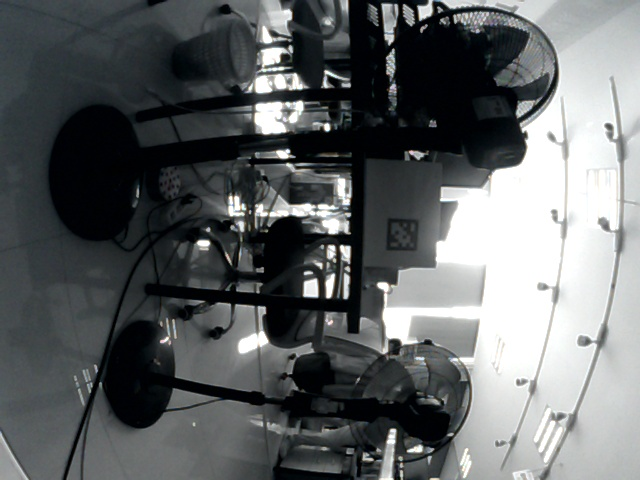
//> input picture h_test/config/image/apriltag_1.jpg, 640 x 480 px, given in place of the camera
$ ./depth_img   (built with g++ and OpenCV 4)
//> lines starting //> are read from the running program, lines starting //| are printed output that depends on the picture; after the words box and inside, x2 and y2 are one past the last pixel; in counts of white or black regions, pixels touching at a corner belong together
#include <opencv2/core/core.hpp>
#include <opencv2/highgui/highgui.hpp>
#include <opencv2/imgproc/imgproc.hpp>
#include <iostream>
#include <opencv2/calib3d.hpp>
#include <sstream>
#include <math.h>
#include <opencv2/opencv.hpp>
#include <cvaux.hpp>
#include "cvaux.h"
#include "cxcore.h"
#include <opencv2/calib3d.hpp>
#include <opencv2/calib3d/calib3d.hpp>
#include <opencv2/imgproc/imgproc.hpp>
#include <malloc.h>
#include <stdlib.h>
#include <stdio.h>
#include <string.h>


using namespace cv;
using namespace std;


enum { STEREO_BM = 0, STEREO_SGBM = 1, STEREO_HH = 2, STEREO_VAR = 3, STEREO_3WAY = 4 };
const int imageWidth = 640;                             //摄像头的分辨率
const int imageHeight = 480;
Size imageSize = Size(imageWidth, imageHeight);

Mat rgbImageL, re_gray_ImageL;
Mat rgbImageR, re_gray_ImageR;
Mat rectifyImageL, rectifyImageR;

Rect validROIL;      //图像校正之后，会对图像进行裁剪，这里的validROI就是指裁剪之后的区域
Rect validROIR;

Mat mapLx, mapLy, mapRx, mapRy;     //映射表
Mat Rl, Rr, Pl, Pr, Q;              //校正旋转矩阵R，投影矩阵P 重投影矩阵Q
Mat xyz;              //三维坐标

Point origin;         //鼠标按下的起始点
Rect selection;      //定义矩形选框
bool selectObject = false;    //是否选择对象

int blockSize = 0, uniquenessRatio =0, numDisparities=0;
Ptr<StereoBM> bm = StereoBM::create(16, 9);
Ptr<cv::StereoSGBM> sgbm = StereoSGBM::create(0, 16, 3);


Mat cameraMatrixL = (Mat_<double>(3, 3) << 463.203457, 0.000000, 335.579390, 0.000000, 462.752486, 238.248113, 0.000000, 0.000000, 1.000000);
Mat distCoeffL = (Mat_<double>(5, 1) << -0.049922, 0.193635, 0.008613, 0.002937, 0.000000);

Mat cameraMatrixR = (Mat_<double>(3, 3) << 466.515261, 0.000000, 341.623427, 0.000000, 465.415365, 234.801787, 0.000000, 0.000000, 1.000000);
Mat distCoeffR = (Mat_<double>(5, 1) << -0.035096, 0.091732, 0.001471, 0.005521, 0.000000);

Mat T = (Mat_<double>(3, 1) << 135.081451656473,-2.0897997351901,-3.6283011876912);//T平移向量
//Mat rec = (Mat_<double>(3, 1) << -0.00306, -0.03207, 0.00206);//rec旋转向量
Mat R = (Mat_<double>(3, 3) << 0.998453237208844,0.0279672732036317,0.0480516881777589,
                                -0.0298684171587964,0.998780442220761,0.0393129227319578,
                                -0.0468936111171582,-0.0406873428335421,0.998070903979040);    //R 旋转矩阵
void insertDepth32f(cv::Mat& depth)
{

    const int width = depth.cols;
    const int height = depth.rows;
    float* data = (float*)depth.data;
    cv::Mat integralMap = cv::Mat::zeros(height, width, CV_64F);
    cv::Mat ptsMap = cv::Mat::zeros(height, width, CV_32S);
    double* integral = (double*)integralMap.data;
    int* ptsIntegral = (int*)ptsMap.data;
    memset(integral, 0, sizeof(double) * width * height);
    memset(ptsIntegral, 0, sizeof(int) * width * height);
    for (int i = 0; i < height; ++i)
    {
        int id1 = i * width;
        for (int j = 0; j < width; ++j)
        {
            int id2 = id1 + j;
            if (data[id2] > 1e-3)
            {
                integral[id2] = data[id2];
                ptsIntegral[id2] = 1;
            }
        }
    }
    // 积分区间
    for (int i = 0; i < height; ++i)
    {
        int id1 = i * width;
        for (int j = 1; j < width; ++j)
        {
            int id2 = id1 + j;
            integral[id2] += integral[id2 - 1];
            ptsIntegral[id2] += ptsIntegral[id2 - 1];
        }
    }
    for (int i = 1; i < height; ++i)
    {
        int id1 = i * width;
        for (int j = 0; j < width; ++j)
        {
            int id2 = id1 + j;
            integral[id2] += integral[id2 - width];
            ptsIntegral[id2] += ptsIntegral[id2 - width];
        }
    }
    int wnd;
    double dWnd = 2;
    while (dWnd > 1)
    {
        wnd = int(dWnd);
        dWnd /= 2;
        for (int i = 0; i < height; ++i)
        {
            int id1 = i * width;
            for (int j = 0; j < width; ++j)
            {
                int id2 = id1 + j;
                int left = j - wnd - 1;
                int right = j + wnd;
                int top = i - wnd - 1;
                int bot = i + wnd;
                left = max(0, left);
                right = min(right, width - 1);
                top = max(0, top);
                bot = min(bot, height - 1);
                int dx = right - left;
                int dy = (bot - top) * width;
                int idLeftTop = top * width + left;
                int idRightTop = idLeftTop + dx;
                int idLeftBot = idLeftTop + dy;
                int idRightBot = idLeftBot + dx;
                int ptsCnt = ptsIntegral[idRightBot] + ptsIntegral[idLeftTop] - (ptsIntegral[idLeftBot] + ptsIntegral[idRightTop]);
                double sumGray = integral[idRightBot] + integral[idLeftTop] - (integral[idLeftBot] + integral[idRightTop]);
                if (ptsCnt <= 0)
                {
                    continue;
                }
                data[id2] = float(sumGray / ptsCnt);
            }
        }
        int s = wnd / 2 * 2 + 1;
        if (s > 201)
        {
            s = 201;
        }
        cv::GaussianBlur(depth, depth, cv::Size(s, s), 0, 0);
    }
}


void disp2Depth(cv::Mat dispMap, cv::Mat &depthMap, cv::Mat K)
{
    int type = dispMap.type();

    float fx = 463.203457;
    float fy = K.at<float>(1, 1);
    float cx = K.at<float>(0, 2);
    float cy = K.at<float>(1, 2);
    float baseline = 135; //基线距离500mm

    if (type == CV_8U)
    {
        const float PI = 3.14159265358;
        int height = dispMap.rows;
        int width = dispMap.cols;

        uchar* dispData = (uchar*)dispMap.data;
        ushort* depthData = (ushort*)depthMap.data;
        for (int i = 0; i < height; i++)
        {
            for (int j = 0; j < width; j++)
            {
                int id = i*width + j;
                if (!dispData[id])
                {
                    continue;  //防止0除
                }
                depthData[id] = ushort( (float)fx *baseline / ((float)dispData[id]) );
            }
        }
    }
    else
    {
        cout << "please confirm dispImg's type!" << endl;
        cv::waitKey(0);
    }
}


void stereo_match(int,void*)
{
    bm->setBlockSize(2*blockSize+5);      // 15   2*blockSize+5    //SAD窗口大小，5~21之间为宜
    bm->setPreFilterType(cv::StereoBM::PREFILTER_XSOBEL);
    bm->setPreFilterSize(9);
    bm->setROI1(validROIL);
    bm->setROI2(validROIR);
    bm->setPreFilterCap(31);
    bm->setMinDisparity(0);  //最小视差，默认值为0, 可以是负值，int型
    bm->setNumDisparities(numDisparities*16+16);// 64     numDisparities*16+16       视差窗口，即最大视差值与最小视差值之差,窗口大小必须是16的整数倍，int型
    bm->setTextureThreshold(10);
    bm->setUniquenessRatio(uniquenessRatio);// 60     uniquenessRatio   uniquenessRatio主要可以防止误匹配
    bm->setSpeckleWindowSize(100);
    bm->setSpeckleRange(32);      //4  32
    bm->setDisp12MaxDiff(-1);
    Mat disp, disp8;
    bm->compute(re_gray_ImageL, re_gray_ImageR, disp);//输入图像必须为灰度图
    disp.convertTo(disp8, CV_8U, 255 / ((numDisparities * 16 + 16)*16.));//计算出的视差是CV_16S格式
    //Mat disp8U = Mat(disp.rows, disp.cols, CV_8UC1);
    //normalize(disp8, disp8U, 0, 255, NORM_MINMAX, CV_8UC1);
    reprojectImageTo3D(disp, xyz, Q, true); //在实际求距离时，ReprojectTo3D出来的X / W, Y / W, Z / W都要乘以16(也就是W除以16)，才能得到正确的三维坐标信息。
    xyz = xyz * 16;
    imshow("disparity", disp8);

}
// [33 lines left out: function stereo_match_sgbm, not called in this run]

void sgbm_depth(int,void*)
{

    Mat disp ,disp8;
    int numberOfDisparities = ((imageSize.width / 8) + 15) & -16;
    sgbm->setPreFilterCap(32);
    int SADWindowSize = 9;
    int sgbmWinSize = SADWindowSize > 0 ? SADWindowSize : 3;
    sgbm->setBlockSize(sgbmWinSize);
    int cn = rgbImageL.channels();
    sgbm->setP1(8 * cn*sgbmWinSize*sgbmWinSize);
    sgbm->setP2(32 * cn*sgbmWinSize*sgbmWinSize);
    sgbm->setMinDisparity(0);
    sgbm->setNumDisparities(numberOfDisparities);
    sgbm->setUniquenessRatio(10);
    sgbm->setSpeckleWindowSize(100);
    sgbm->setSpeckleRange(32);
    sgbm->setDisp12MaxDiff(1);
    int alg = STEREO_SGBM;
    if (alg == STEREO_HH)
        sgbm->setMode(cv::StereoSGBM::MODE_HH);
    else if (alg == STEREO_SGBM)
        sgbm->setMode(cv::StereoSGBM::MODE_SGBM);
    else if (alg == STEREO_3WAY)
        sgbm->setMode(cv::StereoSGBM::MODE_SGBM_3WAY);
    sgbm->compute(re_gray_ImageL, re_gray_ImageR, disp);
    disp.convertTo(disp8, CV_8U, 255 / ((numberOfDisparities * 16 + 16)*16.));
    imshow("disparity_2", disp8);
    Mat depth(disp8.size(),CV_16U);
    disp2Depth(disp8,depth,cameraMatrixL);
    imshow("depth_img",depth);
    Mat depth_fill;
    depth.convertTo(depth_fill, CV_32F, 1, 0);
    insertDepth32f(depth_fill);
    imshow("disparity_filled", depth_fill);

}


/*****描述：鼠标操作回调*****/
// [24 lines left out: function onMouse, not called in this run]


int main(int argc, char** argv)
{
    /*
    立体校正rgbImageL
    */
    //Rodrigues(rec, R); //Rodrigues变换
    stereoRectify(cameraMatrixL, distCoeffL, cameraMatrixR, distCoeffR, imageSize, R, T, Rl, Rr, Pl, Pr, Q, CALIB_ZERO_DISPARITY,
        0, imageSize, &validROIL, &validROIR);
    initUndistortRectifyMap(cameraMatrixL, distCoeffL, Rl, Pr, imageSize, CV_32FC1, mapLx, mapLy);
    initUndistortRectifyMap(cameraMatrixR, distCoeffR, Rr, Pr, imageSize, CV_32FC1, mapRx, mapRy);

	VideoCapture cap_L(0);
	VideoCapture cap_R(2);

	if(!cap_L.isOpened())
	{
		cout<< "could not open the camera_L"<<endl;
		return -1;
	}
	if(!cap_R.isOpened())
	{
		cout << "could not open the camera_R " <<endl;
		return -1;
	}

	string imgfile,str;
	int count = 0;
	for(;;)
	{

	    stringstream ss;
		ss << count;
		ss >> str;
		cap_L >> rgbImageL;
//> rgbImageL is the input picture: 480 rows x 640 cols, CV_8UC3; mean B, G, R 100.9, 99.8, 96.5
		cap_R >> rgbImageR;
		if(rgbImageL.empty() || rgbImageR.empty() ) break;
		imshow("L_RAW",rgbImageL);
		imshow("R_RAW",rgbImageR);

        remap(rgbImageL, rectifyImageL, mapLx, mapLy, INTER_LINEAR);
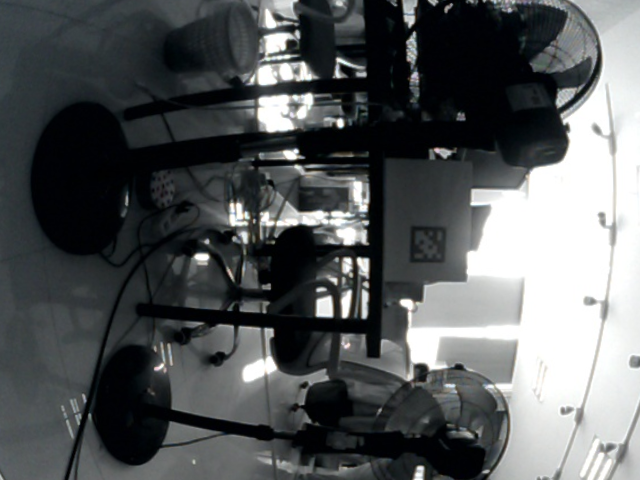
//> rectifyImageL: 480 rows x 640 cols, CV_8UC3; mean B, G, R 90.5, 89.3, 86.2
        remap(rgbImageR, rectifyImageR, mapRx, mapRy, INTER_LINEAR);
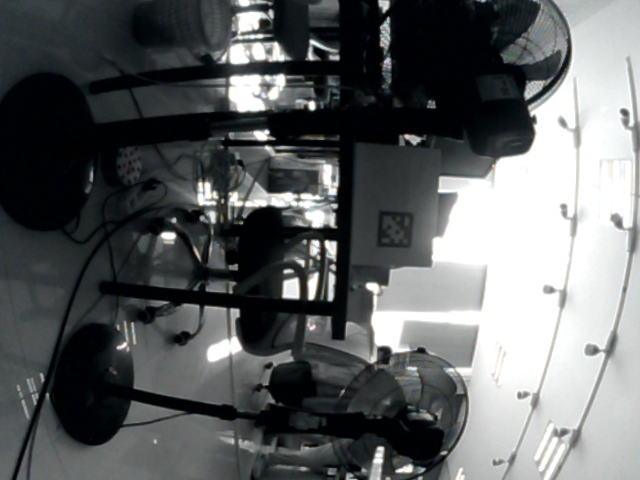
//> rectifyImageR: 480 rows x 640 cols, CV_8UC3; mean B, G, R 98.5, 97.6, 94.8

        imshow("L_RECTIFIED",rectifyImageL);
	    imshow("R_RECTIFIED",rectifyImageR);
        //cout << "rgb img channels is " << rectifyImageL.channels() << endl;
        cvtColor(rectifyImageL, re_gray_ImageL, CV_BGR2GRAY);
        cvtColor(rectifyImageR, re_gray_ImageR, CV_BGR2GRAY);
        //cout << "gray img channels is " << re_gray_ImageR.channels() << endl;
        //显示在同一张图上
        Mat canvas;
        double sf;
        int w, h;
        sf = 600. / MAX(imageSize.width, imageSize.height);
        w = cvRound(imageSize.width * sf);
        h = cvRound(imageSize.height * sf);
        canvas.create(h, w * 2, CV_8UC3);   //注意通道


        //左图像画到画布上
        Mat canvasPart = canvas(Rect(w * 0, 0, w, h));                                //得到画布的一部分
        resize(rectifyImageL, canvasPart, canvasPart.size(), 0, 0, INTER_AREA);     //把图像缩放到跟canvasPart一样大小
        Rect vroiL(cvRound(validROIL.x*sf), cvRound(validROIL.y*sf),                //获得被截取的区域
        cvRound(validROIL.width*sf), cvRound(validROIL.height*sf));
        //rectangle(canvasPart, vroiL, Scalar(0, 0, 255), 3, 8);                      //画上一个矩形
        //cout << "Painted ImageL" << endl;

        //右图像画到画布上
        canvasPart = canvas(Rect(w, 0, w, h));                                      //获得画布的另一部分
//> canvasPart: 450 rows x 600 cols, CV_8UC3; every value is 0
        resize(rectifyImageR, canvasPart, canvasPart.size(), 0, 0, INTER_LINEAR);
        Rect vroiR(cvRound(validROIR.x * sf), cvRound(validROIR.y*sf),
        cvRound(validROIR.width * sf), cvRound(validROIR.height * sf));
        //rectangle(canvasPart, vroiR, Scalar(0, 0, 255), 3, 8);
        //cout << "Painted ImageR" << endl;

        //画上对应的线条
        for (int i = 0; i < canvas.rows; i += 16)
            line(canvas, Point(0, i), Point(canvas.cols, i), Scalar(0, 255, 0), 1, 8);
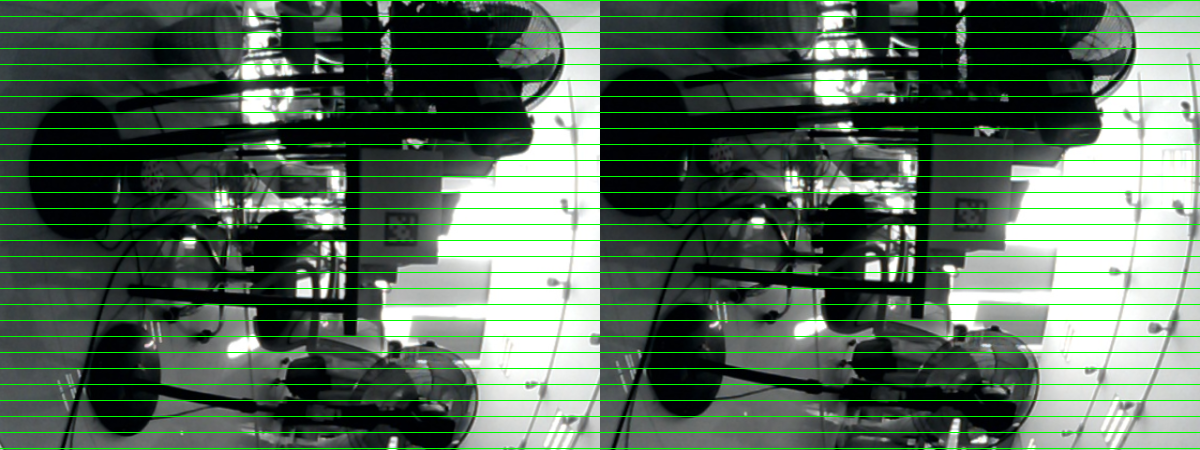
//> canvas: 450 rows x 1200 cols, CV_8UC3; mean B, G, R 88.4, 103.8, 84.6
        imshow("rectified", canvas);

        /*
        立体匹配
        */
        namedWindow("disparity", CV_WINDOW_AUTOSIZE);
        //namedWindow("disparity_sgbm", CV_WINDOW_AUTOSIZE);
        // 创建SAD窗口 Trackbar
        createTrackbar("BlockSize:\n", "disparity",&blockSize, 20, stereo_match);
        //createTrackbar("BlockSize:\n", "disparity_sgbm",&blockSize, 8, stereo_match_sgbm);
        // 创建视差唯一性百分比窗口 Trackbar
        createTrackbar("UniquenessRatio:\n", "disparity", &uniquenessRatio, 50, stereo_match);
        //createTrackbar("UniquenessRatio:\n", "disparity_sgbm", &uniquenessRatio, 50, stereo_match_sgbm);
        // 创建视差窗口 Trackbar
        createTrackbar("NumDisparities:\n", "disparity", &numDisparities, 16, stereo_match);
        //createTrackbar("NumDisparities:\n", "disparity_sgbm", &numDisparities, 16, stereo_match_sgbm);
        //鼠标响应函数setMouseCallback(窗口名称, 鼠标回调函数, 传给回调函数的参数，一般取0)

        setMouseCallback("disparity", onMouse, 0);
        stereo_match(0,0);
//> in stereo_match, `bm->compute(re_gray_ImageL, re_gray_ImageR, disp);`:
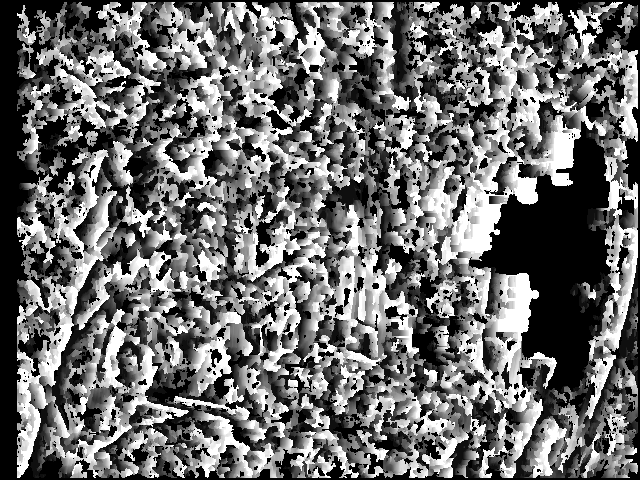
//> disp: 480 rows x 640 cols, CV_16SC1; min -16, max 240, mean 94.5; drawn with min black and max white
//> in stereo_match, `reprojectImageTo3D(disp, xyz, Q, true);`: Q = [[1, 0, 0, -341], [0, 1, 0, -239.3], [0, 0, 0, 526.3], [0, 0, -0.0074, 0]]
        //stereo_match_sgbm(0,0);    //sgbm

        sgbm_depth(0,0);
//> in sgbm_depth, `sgbm->compute(re_gray_ImageL, re_gray_ImageR, disp);`:
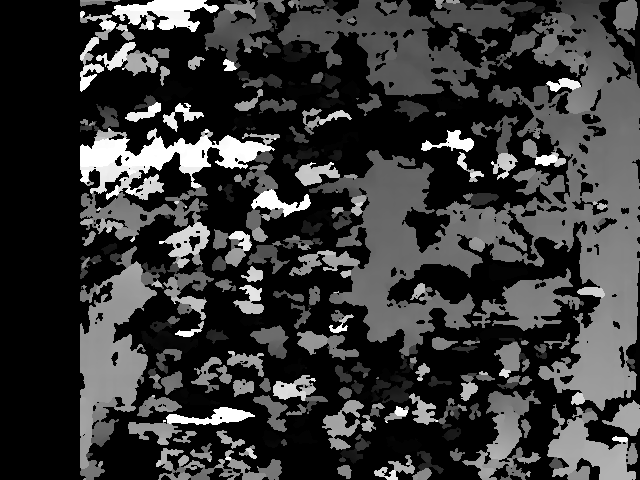
//> disp: 480 rows x 640 cols, CV_16SC1; min -16, max 1264, mean 266.8; drawn with min black and max white
//> after the loop in disp2Depth, `for (int i = 0; i < height; i++)`:
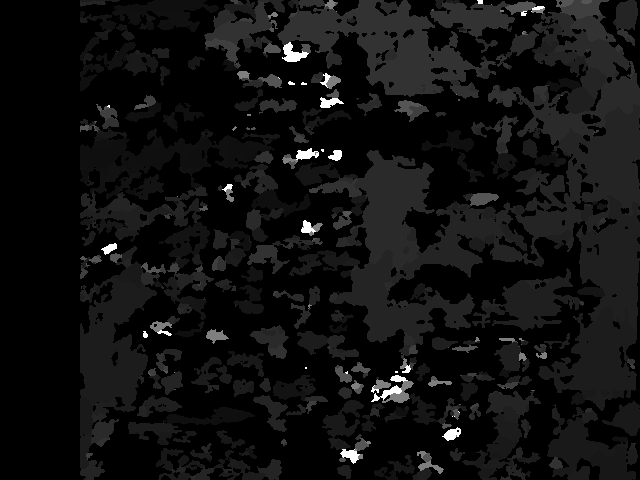
//> depthMap: 480 rows x 640 cols, CV_16UC1; min 0, max 62532, mean 4107.7; drawn with min black and max white
//> after the loop in insertDepth32f, `for (int i = 0; i < height; ++i)`:
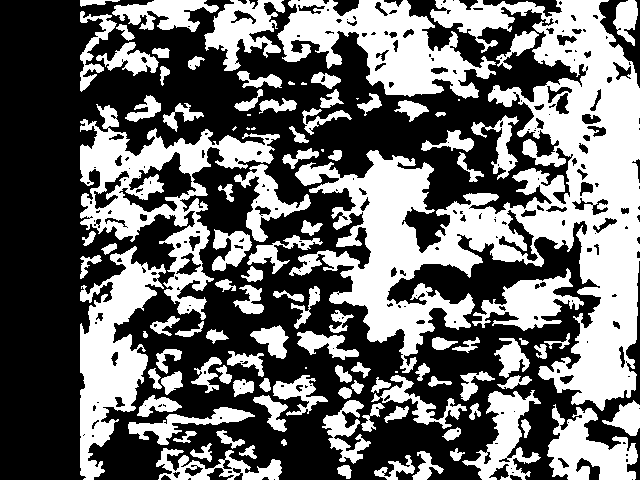
//> ptsMap: 480 rows x 640 cols, CV_32SC1; values 0 (black) and 1 (white), 42.2% white; 111 white regions (10 under 20 px), largest, box (x1, y1, x2, y2) and area: (289, 0, 640, 411) 51113, (80, 104, 280, 320) 11680, (277, 0, 496, 99) 10197
//> (the rest of the program and of its run is left out)
